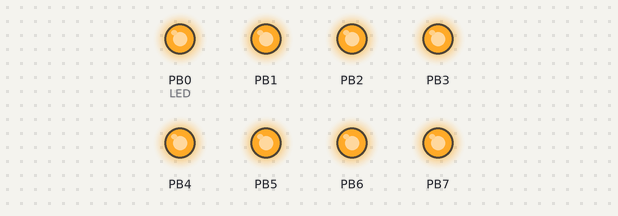
Recording of a program running on a simulated ATmega328P, built with avr-gcc and emulated at 16 MHz. On the bench: output pins drawn as LEDs (lit = HIGH).

Above: at 0.25 s.
At 4.1 s:
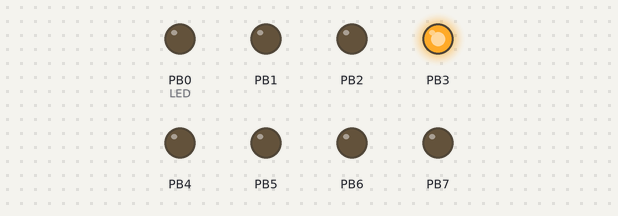
At 9.1 s:
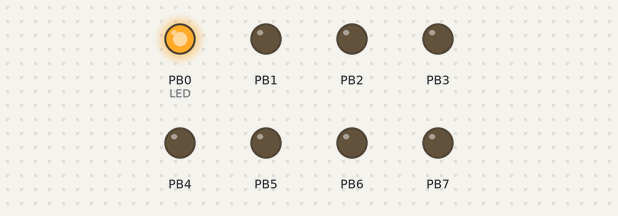
At 19.1 s:
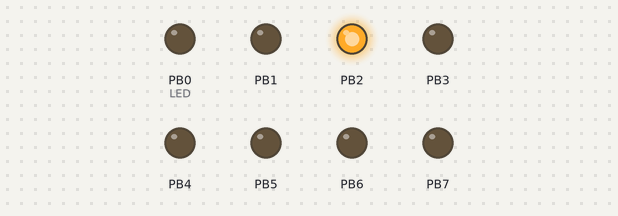
At 29.1 s:
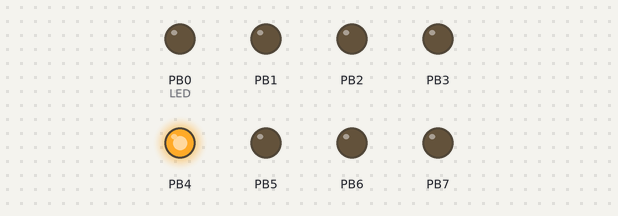
At 39.1 s:
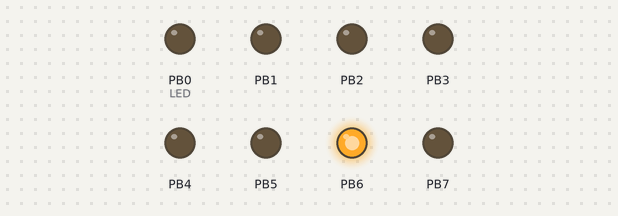
Timing chart, 0 to 40.0 s (numbered marks = the images above):
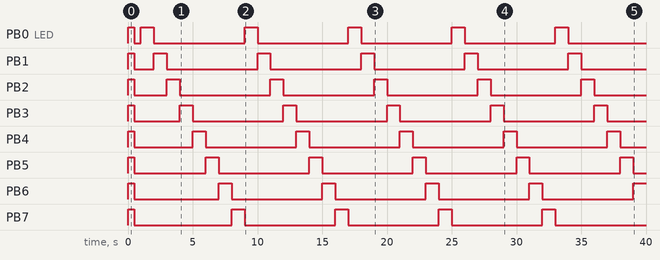

Measured:
- by itself, PB0 (LED): goes HIGH 0.50 s, LOW 0.50 s, 4 × (HIGH 1.0 s, LOW 7.0 s), HIGH 1.0 s, then LOW
- by itself, PB1: goes HIGH 0.50 s, LOW 1.5 s, 4 × (HIGH 1.0 s, LOW 7.0 s), HIGH 1.0 s, then LOW
- by itself, PB2: goes HIGH 0.50 s, LOW 2.5 s, 4 × (HIGH 1.0 s, LOW 7.0 s), HIGH 1.0 s, then LOW
- by itself, PB3: goes HIGH 0.50 s, LOW 3.5 s, 4 × (HIGH 1.0 s, LOW 7.0 s), HIGH 1.0 s, then LOW
- by itself, PB4: goes HIGH 0.50 s, LOW 4.5 s, 4 × (HIGH 1.0 s, LOW 7.0 s), HIGH 1.0 s, then LOW
- by itself, PB5: goes HIGH 0.50 s, LOW 5.5 s, 4 × (HIGH 1.0 s, LOW 7.0 s), HIGH 1.0 s, then LOW
- by itself, PB6: repeats every 7.5 s: LOW 6.5 s, HIGH 1.0 s
- by itself, PB7: repeats every 8.5 s: LOW 7.5 s, HIGH 1.0 s

The program:

main.c
```c
/* Engenharia da Computação - UNAERP
 * Trabalho Parcial - Microcontroladores e Microprocessadores II - GL522A
 *
 * the_walking_led.c
 *
 *
 * Author : Wesley de Oliveira Mendes - 828.507
 */

#include <avr/io.h>
#include <util/delay.h>
#include <avr/interrupt.h>
#include <inttypes.h>

#ifdef F_CPU
#undef F_CPU
#define F_CPU 16000000UL			// CPU frequency
#endif

#define TIMER_CLOCK	2				// define led 9 freq to 1 Hz

#define LED_01	(0)
#define LED_02	(1)
#define LED_03	(2)
#define LED_04	(3)
#define LED_05	(4)
#define LED_06	(5)
#define LED_07	(6)
#define LED_08	(7)

int led_status = 1, value = 0;

int main(void) {
	DDRB |= (0xFF);					// set output to all PORTB
	TCCR1B |= (0x0B);				// pre-scaler = 64, clear timer/counter e compare match
	OCR1A = 5;						// define top counter value
	TIMSK1 |= (0x02);				// enable OC1 output to 'overflow interrupt'

	int i = 0;

	PORTB = (0xFF);					// PORTB LED NL 1
	_delay_ms(500);					// delay 5 milliseconds
	PORTB = (0x00);					// PORTB LED NL 0
	_delay_ms(500);					// delay 5 milliseconds

	while (1) {
		if (led_status == 1) {
			value = i;
			PORTB |= (1 << value);	// PORTB LED NL 1
			_delay_ms(1000);		// delay 10 milliseconds
			led_status = 0;			// set LED Status to NL0
		}

		if (led_status == 0) {
			value = 8 - (8 - i);
			PORTB &= ~(1 << value);	// PORTB LED NL 0
			led_status = 1;			// set LED Status to NL1
		}

		if (i == 7) {
			i = 0;					// if i == 0 restart process
		} else {
			i++;
		}

	}
}
```
